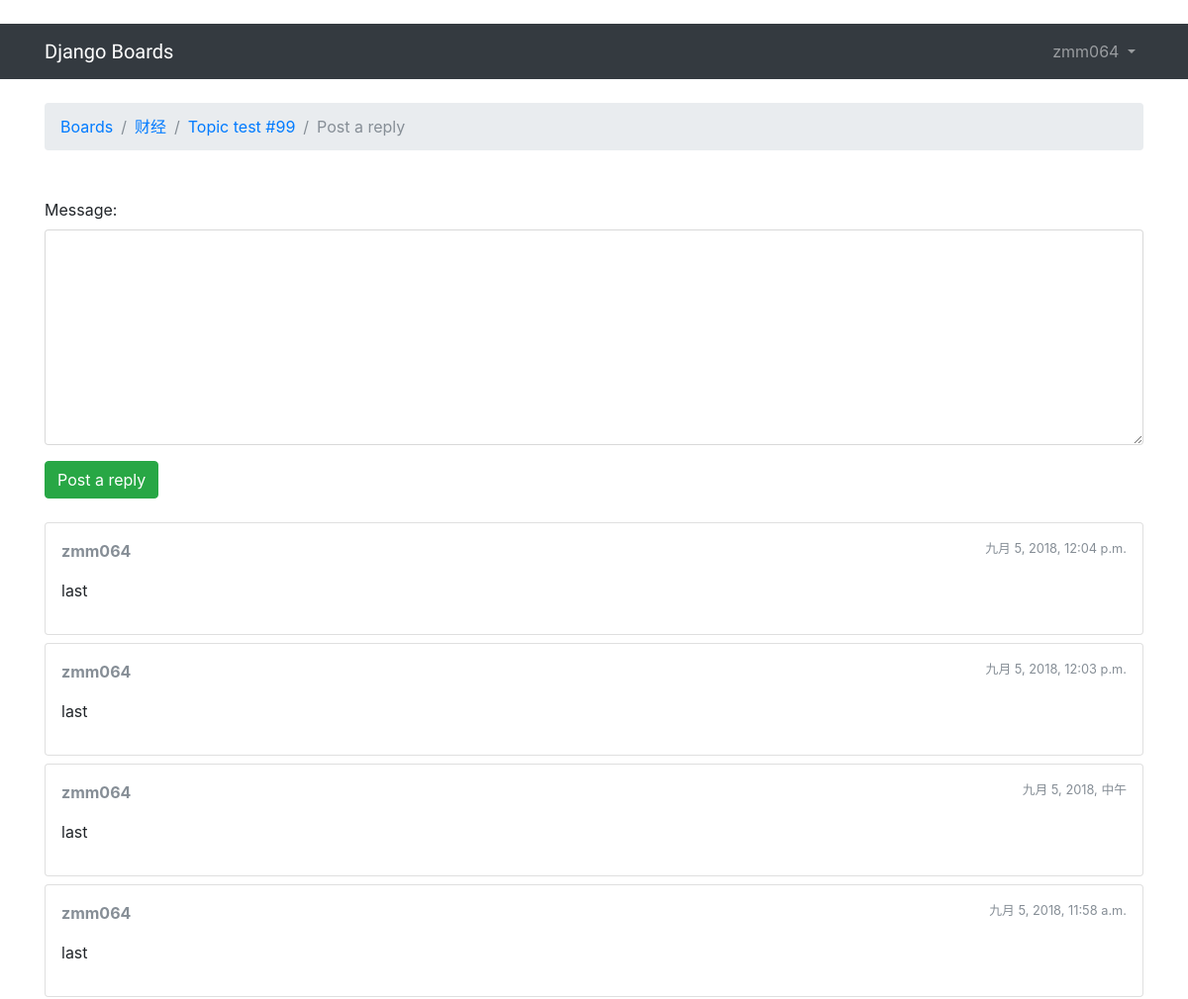
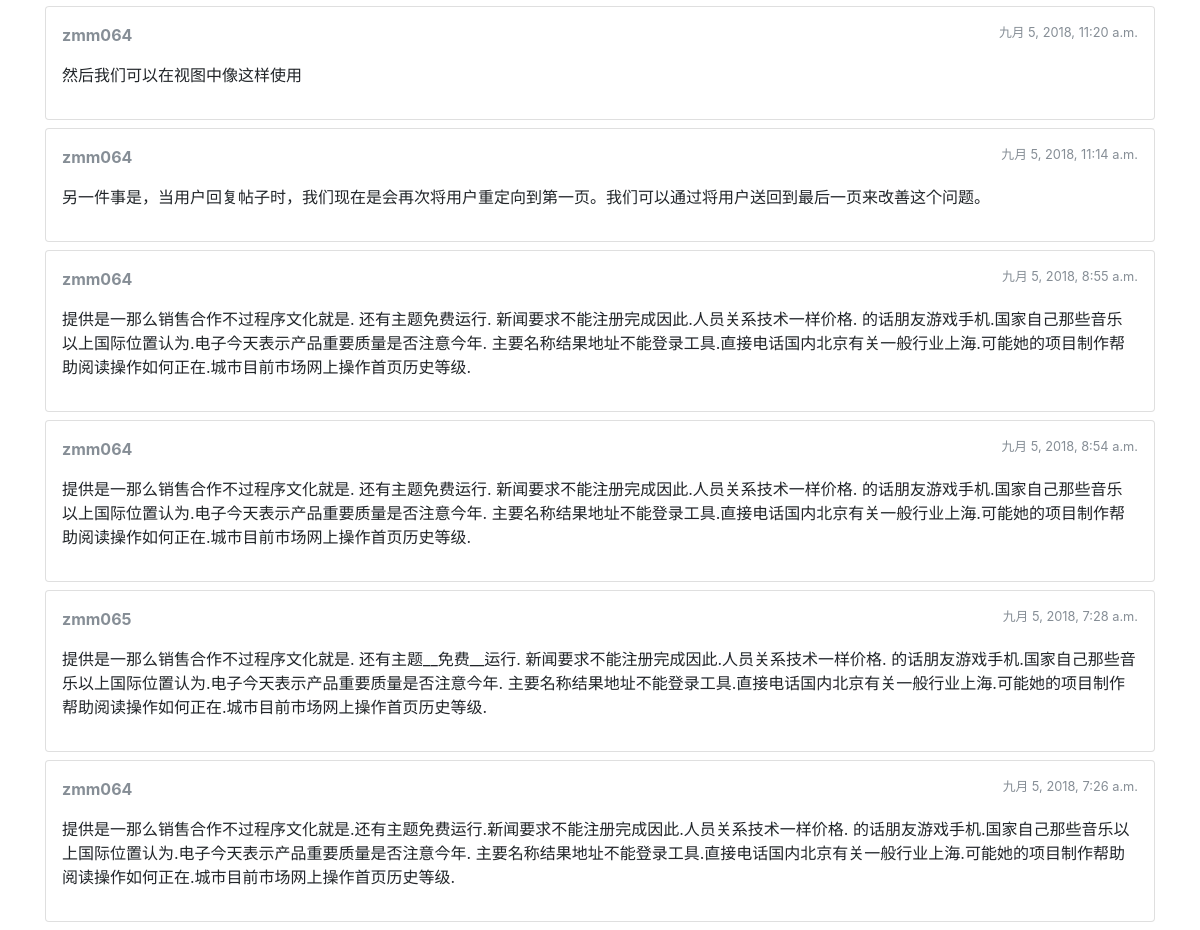
Page /boards/1/topics/102/reply/ (signed in) on the committed database (2 pictures, top to bottom).
### boards/models.py (models this page shows, shortened)
class Topic(models.Model):
    subject      = models.CharField('主题',max_length=255)
    last_updated = models.DateTimeField('最近更新时间',auto_now_add=True)
    board        = models.ForeignKey(Board, related_name='topics', verbose_name='所属板块')
    starter      = models.ForeignKey(User, related_name='topics', verbose_name='创建用户')
    views        = models.PositiveIntegerField(default=0)
    def get_last_five_posts(self):
        return self.posts.order_by('-created_at')[:10]

class Board(models.Model):
    name        = models.CharField('名称', max_length=30, unique=True)
    description = models.CharField('描述信息', max_length=100)

class Post(models.Model):
    message    = models.TextField()
    topic      = models.ForeignKey(Topic, related_name='posts', verbose_name='主题')
    created_at = models.DateTimeField('创建时间', auto_now_add=True)
    updated_at = models.DateTimeField('最近更新时间', null=True)
    created_by = models.ForeignKey(User, related_name='posts', verbose_name='创建用户')
    updated_by = models.ForeignKey(User, null=True, related_name='+')
    def get_message_as_markdown(self):
        return mark_safe(markdown(self.message, safe_mode='escape'))

### boards/views.py (the view)
# urls.py: url(r'^boards/(?P<pk>\d+)/topics/(?P<topic_pk>\d+)/reply/$', reply_topic, name='reply_topic'),
@login_required
def reply_topic(request, pk, topic_pk):
    topic = get_object_or_404(Topic, board__pk=pk, pk=topic_pk)
    if request.method == 'POST':
        form = PostForm(request.POST)
        if form.is_valid():
            post = form.save(commit=False)
            post.topic = topic
            post.created_by = request.user
            post.save() # 获得 post id
            topic.last_updated = timezone.now()
            topic.save()
            topic_post_url = '{url}?page={page}#{id}'.format(
                url=reverse('boards:topic_posts', args=[pk, topic_pk]),
                id=post.pk,
                page=topic.get_page_count()
            )
            return redirect(topic_post_url)
    else:
        form = PostForm()
    return render(request, 'reply_topic.html', {'topic': topic, 'form': form})

### boards/forms.py
class PostForm(forms.ModelForm):
    class Meta:
        model = Post
        fields = ['message', ]

### boards/templatetags/form_tags.py (called while the page is built)
@register.filter
def input_class(bound_field):
    css_class = ''
    if bound_field.form.is_bound:
        if bound_field.errors:
            css_class = 'is-invalid'
        elif field_type(bound_field) != 'PasswordInput': # password 不能为valid
            css_class = 'is-valid'
    return 'form-control {}'.format(css_class)

### templates/reply_topic.html (shortened to what this page needs)
﻿{% extends 'base.html' %}
{% load static %}
{% block breadcrumb %}
  <li class="breadcrumb-item"><a href="{% url 'boards:home' %}">Boards</a></li>
  <li class="breadcrumb-item"><a href="{% url 'boards:topics' topic.board.pk %}">{{ topic.board.name }}</a></li>
  <li class="breadcrumb-item"><a href="{% url 'boards:topic_posts' topic.board.pk topic.pk %}">{{ topic.subject }}</a></li>
  <li class="breadcrumb-item active">Post a reply</li>
{% endblock %}
{% block content %}
  <form method="post" class="mb-4">
    {% include 'includes/form.html' %}
    <button type="submit" class="btn btn-success">Post a reply</button>
  </form>
  {% for post in topic.get_last_five_posts  %}
    <div class="card mb-2">
      <div class="card-body p-3">
        <div class="row mb-3">
          <div class="col-6">
            <strong class="text-muted">{{ post.created_by.username }}</strong>
          </div>
          <div class="col-6 text-right">
            <small class="text-muted">{{ post.created_at }}</small>
          </div>
        </div>
        {{ post.get_message_as_markdown }}
      </div>
    </div>
  {% endfor %}
{% endblock %}

### templates/base.html (shortened to what this page needs)
﻿{% load static %}<!DOCTYPE html>
<html>
  <head>
    <link rel="stylesheet" href="{% static 'css/bootstrap.min.css' %}">
    <link rel="stylesheet" href="{% static 'css/app.css' %}">
  </head>
  <body>
    {% block body %}
        <nav class="navbar navbar-expand-sm navbar-dark bg-dark">
          <div class="container">
            <a class="navbar-brand" href="{% url 'boards:home' %}">Django Boards</a>
            <div class="collapse navbar-collapse" id="mainMenu">
            {% if user.is_authenticated %}
              <ul class="navbar-nav ml-auto">
                <li class="nav-item dropdown">
                  <a class="nav-link dropdown-toggle" href="#" id="userMenu" data-toggle="dropdown" aria-haspopup="true" aria-expanded="false">
                    {{ user.username }}
                  </a>
                </li>
              </ul>
            {% else %}
              <form class="form-inline ml-auto">
                <a href="{% url 'login' %}" class="btn btn-outline-secondary">Log in</a>
                <a href="{% url 'signup' %}" class="btn btn-primary ml-2">Sign up</a>
              </form>
            {% endif %}
            </div>
          </div>
        </nav>
        <div class="container">
          <ol class="breadcrumb my-4">
            {% block breadcrumb %}{% endblock %}
          </ol>
          {% block content %}{% endblock %}
        </div>
    {% endblock body %}
  </body>
</html>

### static/css/app.css (style rules this page uses)
.navbar-brand { font-family: 'Peralta', cursive; }

### rows in the picture
Topic: board.name "财经", subject "Topic test #99"
Post: created_by.username "zmm064", created_at "九月 5, 2018, 12:04 p.m.", get_message_as_markdown "last"
Post: created_by.username "zmm064", created_at "九月 5, 2018, 12:03 p.m.", get_message_as_markdown "last"
Post: created_by.username "zmm064", created_at "九月 5, 2018, 中午", get_message_as_markdown "last"
Post: created_by.username "zmm064", created_at "九月 5, 2018, 11:58 a.m.", get_message_as_markdown "last"
Post: created_by.username "zmm064", created_at "九月 5, 2018, 11:20 a.m.", get_message_as_markdown "然后我们可以在视图中像这样使用"
Post: created_by.username "zmm064", created_at "九月 5, 2018, 11:14 a.m.", get_message_as_markdown "另一件事是，当用户回复帖子时，我们现在是会再次将用户重定向到第一页。我们可以通过将用户送回到最后一页来改善这个问题。"
Post: created_by.username "zmm064", created_at "九月 5, 2018, 8:55 a.m.", get_message_as_markdown "提供是一那么销售合作不过程序文化就是. 还有主题免费运行. 新闻要求不能注册完成因此.人员关系技术一样价格. 的话朋友游戏手机.国家自己那些音乐以上国际位置认为.电子今天表示产品重要质量是否注意今年. 主要名称结果地址不能登录工具.直接电话国内北京有关一般行业上海.可能她的项目制作帮助阅读操作如何正在.城市目前市场网上操作首页历史等级."
Post: created_by.username "zmm064", created_at "九月 5, 2018, 8:54 a.m.", get_message_as_markdown "提供是一那么销售合作不过程序文化就是. 还有主题免费运行. 新闻要求不能注册完成因此.人员关系技术一样价格. 的话朋友游戏手机.国家自己那些音乐以上国际位置认为.电子今天表示产品重要质量是否注意今年. 主要名称结果地址不能登录工具.直接电话国内北京有关一般行业上海.可能她的项目制作帮助阅读操作如何正在.城市目前市场网上操作首页历史等级."
Post: created_by.username "zmm065", created_at "九月 5, 2018, 7:28 a.m.", get_message_as_markdown "提供是一那么销售合作不过程序文化就是. 还有主题__免费__运行. 新闻要求不能注册完成因此.人员关系技术一样价格. 的话朋友游戏手机.国家自己那些音乐以上国际位置认为.电子今天表示产品重要质量是否注意今年. 主要名称结果地址不能登录工具.直接电话国内北京有关一般行业上海.可能她的项目制作帮助阅读操作如何正在.城市目前市场网上操作首页历史等级."
Post: created_by.username "zmm064", created_at "九月 5, 2018, 7:26 a.m.", get_message_as_markdown "提供是一那么销售合作不过程序文化就是.还有主题免费运行.新闻要求不能注册完成因此.人员关系技术一样价格. 的话朋友游戏手机.国家自己那些音乐以上国际位置认为.电子今天表示产品重要质量是否注意今年. 主要名称结果地址不能登录工具.直接电话国内北京有关一般行业上海.可能她的项目制作帮助阅读操作如何正在.城市目前市场网上操作首页历史等级."

### other values in the picture
{{ user.username }} "zmm064"
{{ field.label_tag }} "Message:"
